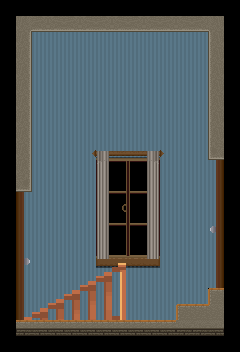

A level layout from a 2D game, rendered from its tile map. Below: a short description, then the map file with its tile-grid data intact:
An orthogonal 15x22 tile map with 16x16 px tiles, 3 tile layers (bg wall, bg obj, fg + ground + side walls).

<map version="1.0" orientation="orthogonal" renderorder="left-up" width="15" height="22" tilewidth="16" tileheight="16" nextobjectid="5">
 <tileset firstgid="1" name="tiles" tilewidth="16" tileheight="16" tilecount="1024" columns="32">
  <image source="tiles.png" width="512" height="512" />
 </tileset>
 <layer name="bg wall" width="15" height="22">
  <data encoding="csv">
0,0,0,0,0,0,0,0,0,0,0,0,0,0,0,
0,0,0,0,0,0,0,0,0,0,0,0,0,0,0,
0,450,450,450,450,450,450,450,450,450,450,450,450,450,0,
0,450,450,450,450,450,450,450,450,450,450,450,450,450,0,
0,450,450,450,450,450,450,450,450,450,450,450,450,450,0,
0,450,450,450,450,450,450,450,450,450,450,450,450,450,0,
0,450,450,450,450,450,450,450,450,450,450,450,450,450,0,
0,450,450,450,450,450,450,450,450,450,450,450,450,450,0,
0,450,450,450,450,450,450,450,450,450,450,450,450,450,0,
0,450,450,450,450,450,487,488,489,490,450,450,450,450,0,
0,450,450,450,450,450,167,168,169,170,450,450,450,450,0,
0,450,450,450,450,450,199,200,201,202,450,450,450,450,0,
0,450,450,450,450,450,231,232,233,234,450,450,450,450,0,
0,450,450,450,450,450,263,264,265,266,450,450,450,450,0,
0,450,450,450,450,450,295,296,297,298,450,450,450,450,0,
0,450,450,450,450,450,327,328,329,330,450,450,450,450,0,
0,450,450,450,450,450,455,456,458,457,450,450,450,450,0,
0,450,450,450,450,450,450,450,450,450,450,450,450,450,0,
0,450,450,450,450,450,450,450,450,450,450,450,450,0,0,
0,450,450,450,450,450,450,450,450,450,450,450,0,0,0,
0,0,0,0,0,0,0,0,0,0,0,0,0,0,0,
0,0,0,0,0,0,0,0,0,0,0,0,0,0,0
</data>
 </layer>
 <layer name="bg obj" width="15" height="22">
  <data encoding="csv">
0,0,0,0,0,0,0,0,0,0,0,0,0,0,0,
0,0,0,0,0,0,0,0,0,0,0,0,0,0,0,
0,0,0,0,0,0,0,0,0,0,0,0,0,0,0,
0,0,0,0,0,0,0,0,0,0,0,0,0,0,0,
0,0,0,0,0,0,0,0,0,0,0,0,0,0,0,
0,0,0,0,0,0,0,0,0,0,0,0,0,0,0,
0,0,0,0,0,0,0,0,0,0,0,0,0,0,0,
0,0,0,0,0,0,0,0,0,0,0,0,0,0,0,
0,0,0,0,0,0,0,0,0,0,0,0,0,0,0,
0,0,0,0,0,106,107,108,2147483756,2147483755,2147483754,0,0,0,0,
0,0,0,0,0,0,139,0,0,2147483787,565,0,0,0,0,
0,0,0,0,0,0,109,0,0,2147483757,597,0,0,0,0,
0,0,0,0,0,0,109,0,0,2147483757,629,0,0,0,0,
0,0,0,0,0,0,109,0,0,2147483757,661,0,0,0,0,
0,0,0,0,0,0,109,0,0,2147483757,0,0,0,0,0,
0,0,0,0,0,719,109,0,716,2147483757,718,0,0,0,0,
0,0,0,0,0,0,141,421,0,2147483789,0,0,0,0,0,
0,0,0,0,0,2147483884,2147483883,420,0,0,0,0,0,0,0,
0,0,0,2147483918,2147483917,2147483916,2147483915,420,0,0,0,0,0,0,0,
0,2147483952,2147483951,2147483950,2147483949,2147483948,2147483947,388,0,0,0,0,0,0,0,
0,0,0,0,0,0,0,0,0,0,0,0,0,0,0,
0,0,0,0,0,0,0,0,0,0,0,0,0,0,0
</data>
 </layer>
 <layer name="fg + ground + side walls" width="15" height="22">
  <data encoding="csv">
0,0,0,0,0,0,0,0,0,0,0,0,0,0,0,
0,2147483873,536871073,2684354721,536871073,2684354721,536871073,2684354721,536871073,2684354721,536871073,2684354721,536871073,225,0,
0,161,0,0,0,0,0,0,0,0,0,0,0,2147483809,0,
0,161,0,0,0,0,0,0,0,0,0,0,0,2147483809,0,
0,161,0,0,0,0,0,0,0,0,0,0,0,2147483809,0,
0,161,0,0,0,0,0,0,0,0,0,0,0,2147483809,0,
0,161,0,0,0,0,0,0,0,0,0,0,0,2147483809,0,
0,161,0,0,0,0,0,0,0,0,0,0,0,2147483809,0,
0,161,0,0,0,0,0,0,0,0,0,0,0,2147483809,0,
0,161,0,0,0,0,0,0,0,0,0,0,0,2147483841,0,
0,161,0,0,0,0,0,0,0,0,0,0,0,2147483905,0,
0,193,0,0,0,0,0,0,0,0,0,0,0,2147483905,0,
0,257,0,0,0,0,0,0,0,0,0,0,0,2147483905,0,
0,257,0,0,0,0,0,0,0,0,0,0,0,2147483905,0,
0,257,0,0,0,0,0,0,0,0,0,0,0,2147483937,0,
0,257,0,0,0,0,0,0,0,0,0,0,0,2147483905,0,
0,289,0,0,0,0,0,0,0,0,0,0,0,2147483905,0,
0,257,0,0,0,0,0,0,0,0,0,0,0,2147483905,0,
0,257,0,0,0,0,0,0,0,0,0,0,0,39,0,
0,257,0,0,0,0,0,0,0,0,0,39,100,105,0,
0,129,2147483777,2147483777,2147483777,2147483777,2147483777,2147483777,2147483777,2147483777,2147483777,71,71,2147483719,0,
0,0,0,0,0,0,0,0,0,0,0,0,0,0,0
</data>
 </layer>
</map>
